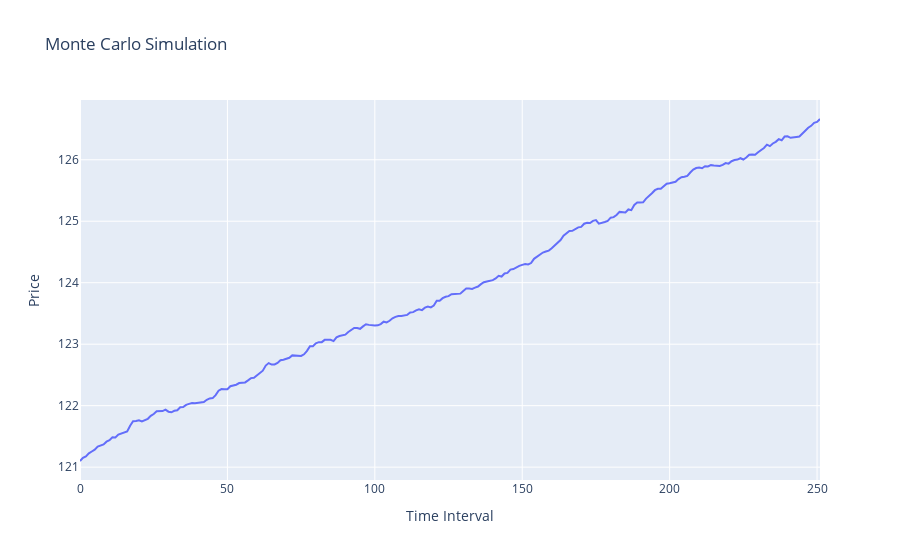

The notebook cell saved with this chart:
### Code cell
plot = go.Scatter(y = daily_price.mean(axis=1))

layout = go.Layout(title = f'Monte Carlo Simulation', yaxis = dict(title = 'Price'), 
                   xaxis = dict(title = 'Time Interval'), showlegend=False)    

fig = go.Figure(data=plot, layout=layout)
fig.show()

### Figure 1 — Plotly figure (JSON) as saved in the notebook; plotly's stock layout.template omitted (floating-point values rounded to 4 significant figures; data arrays with more than 128 entries replaced by an {"elided": "..."} marker saying what was removed)
{"data": [{"type": "scatter", "y": {"elided": "252 float values"}}], "layout": {"autosize": true, "showlegend": false, "title": {"text": "Monte Carlo Simulation"}, "xaxis": {"autorange": true, "range": [0, 251], "title": {"text": "Time Interval"}}, "yaxis": {"autorange": true, "range": [120.8, 127.0], "title": {"text": "Price"}, "type": "linear"}}}
